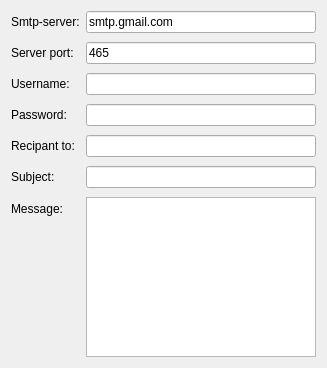
   <widget class="QWidget" name="layoutWidget">
    <property name="geometry">
     <rect>
      <x>1050</x>
      <y>70</y>
      <width>327</width>
      <height>368</height>
     </rect>
    </property>
    <layout class="QFormLayout" name="formLayout">
     <property name="fieldGrowthPolicy">
      <enum>QFormLayout::ExpandingFieldsGrow</enum>
     </property>
     <property name="rowWrapPolicy">
      <enum>QFormLayout::WrapLongRows</enum>
     </property>
     <property name="verticalSpacing">
      <number>9</number>
     </property>
     <item row="0" column="0">
      <widget class="QLabel" name="label">
       <property name="text">
        <string>Smtp-server:</string>
       </property>
      </widget>
     </item>
     <item row="1" column="0">
      <widget class="QLabel" name="label_2">
       <property name="text">
        <string>Server port:</string>
       </property>
      </widget>
     </item>
     <item row="2" column="0">
      <widget class="QLabel" name="label_3">
       <property name="text">
        <string>Username:</string>
       </property>
      </widget>
     </item>
     <item row="3" column="0">
      <widget class="QLabel" name="label_13">
       <property name="text">
        <string>Password:</string>
       </property>
      </widget>
     </item>
     <item row="4" column="0">
      <widget class="QLabel" name="label_16">
       <property name="text">
        <string>Recipant to:</string>
       </property>
      </widget>
     </item>
     <item row="5" column="0">
      <widget class="QLabel" name="label_17">
       <property name="text">
        <string>Subject:</string>
       </property>
      </widget>
     </item>
     <item row="6" column="0">
      <widget class="QLabel" name="label_18">
       <property name="text">
        <string>Message:</string>
       </property>
      </widget>
     </item>
     <item row="0" column="1">
      <widget class="QLineEdit" name="server">
       <property name="text">
        <string>smtp.gmail.com</string>
       </property>
      </widget>
     </item>
     <item row="1" column="1">
      <widget class="QLineEdit" name="port">
       <property name="text">
        <string>465</string>
       </property>
      </widget>
     </item>
     <item row="2" column="1">
      <widget class="QLineEdit" name="uname"/>
     </item>
     <item row="3" column="1">
      <widget class="QLineEdit" name="paswd">
       <property name="inputMask">
        <string/>
       </property>
       <property name="echoMode">
        <enum>QLineEdit::Password</enum>
       </property>
      </widget>
     </item>
     <item row="4" column="1">
      <widget class="QLineEdit" name="rcpt"/>
     </item>
     <item row="5" column="1">
      <widget class="QLineEdit" name="subject"/>
     </item>
     <item row="6" column="1">
      <widget class="QPlainTextEdit" name="msg"/>
     </item>
    </layout>
   </widget>
